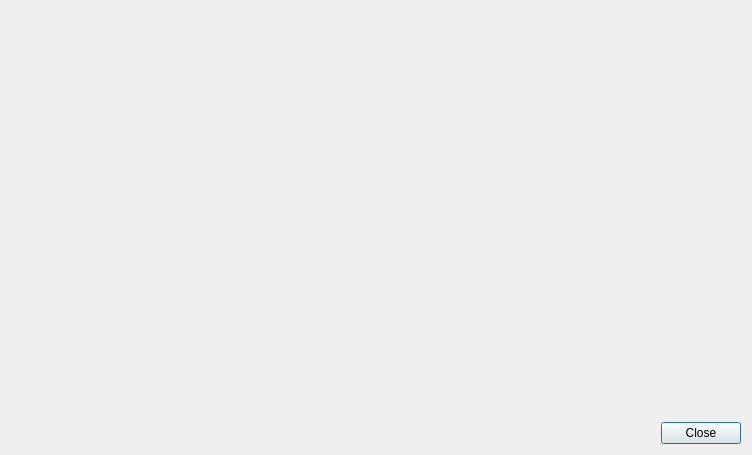
<?xml version="1.0" encoding="UTF-8"?>
<ui version="4.0">
 <class>DialogEntropy</class>
 <widget class="QDialog" name="DialogEntropy">
  <property name="windowModality">
   <enum>Qt::ApplicationModal</enum>
  </property>
  <property name="geometry">
   <rect>
    <x>0</x>
    <y>0</y>
    <width>752</width>
    <height>455</height>
   </rect>
  </property>
  <property name="windowTitle">
   <string>Dialog</string>
  </property>
  <property name="modal">
   <bool>true</bool>
  </property>
  <layout class="QVBoxLayout" name="verticalLayout">
   <item>
    <widget class="XEntropyWidget" name="widgetEntropy" native="true">
     <property name="sizePolicy">
      <sizepolicy hsizetype="Preferred" vsizetype="Expanding">
       <horstretch>0</horstretch>
       <verstretch>0</verstretch>
      </sizepolicy>
     </property>
    </widget>
   </item>
   <item>
    <layout class="QHBoxLayout" name="horizontalLayout">
     <item>
      <spacer name="horizontalSpacer">
       <property name="orientation">
        <enum>Qt::Horizontal</enum>
       </property>
       <property name="sizeHint" stdset="0">
        <size>
         <width>40</width>
         <height>20</height>
        </size>
       </property>
      </spacer>
     </item>
     <item>
      <widget class="QPushButton" name="pushButtonClose">
       <property name="text">
        <string>Close</string>
       </property>
      </widget>
     </item>
    </layout>
   </item>
  </layout>
 </widget>
 <customwidgets>
  <customwidget>
   <class>XEntropyWidget</class>
   <extends>QWidget</extends>
   <header>xentropywidget.h</header>
   <container>1</container>
  </customwidget>
 </customwidgets>
 <resources/>
 <connections/>
</ui>
